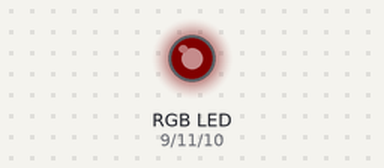
Recording of a sketch running on a simulated Arduino Uno, built with avr-gcc and run on an emulated ATmega328P. Parts: an RGB LED mixed from three pins (HIGH = lit). Dim RGB values are drawn brighter than linear; pins used as bus, display or sensor lines are not drawn.

Above: at 0.15 s.
At 3.75 s:
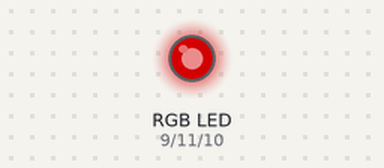
At 5.55 s:
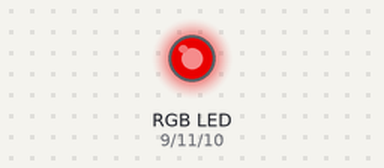
At 7.7 s:
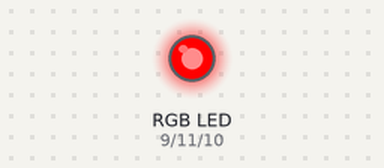
Timing chart, 0 to 9.2 s (numbered marks = the images above):
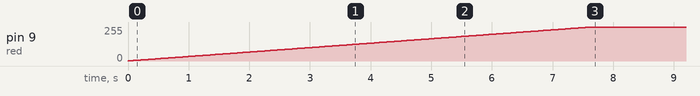

The sketch:

rose.ino
```cpp
int power = 8;
int red = 9;
int green = 11;
int blue = 10;
int redmax = 85;
int greenmax = 255;
int bluemax = 255;
int pattern[7][3] = {{100,0,0},
                       {100,100,0},
                       {0,100,0},
                       {0,100,100},
                       {0,0,100},
                       {100,0,100},
                       {100,100,100}};
boolean reddone = false;
boolean greendone = false;
boolean bluedone = false;
int stp = 0;
int redlev = 0;
int greenlev = 0;
int bluelev = 0;
int redstep = 0;
int greenstep = 0;
int bluestep = 0;

void setup()
{
  pinMode(power, OUTPUT);
  pinMode(red, OUTPUT);
  pinMode(green, OUTPUT);
  pinMode(blue, OUTPUT);
}

void loop()
{
  digitalWrite(power, HIGH);

  if (redlev < int(pattern[stp][0]*redmax)){
    redlev +=1;
  }
  else if (redlev > int(pattern[stp][0]*redmax)){
    redlev -=1;
  }
  else {
    reddone = true;
  }

  if (greenlev < int(pattern[stp][1]*greenmax)){
    greenlev +=1;
  }
  else if (greenlev > int(pattern[stp][1]*greenmax)){
    greenlev -=1;
  }
  else {
    greendone = true;
  }

  if (bluelev < int(pattern[stp][2]*bluemax)){
    bluelev +=1;
  }
  else if (bluelev > int(pattern[stp][2]*bluemax)){
    bluelev -=1;
  }
  else {
    bluedone = true;
  }

  analogWrite(red, redlev);
  analogWrite(green, greenlev);
  analogWrite(blue, bluelev);

  delay(30);

  if (reddone && greendone && bluedone){
    stp += 1;
    if(stp == 7){
      stp = 0;
    }
    reddone = false;
    greendone = false;
    bluedone = false;
  }
}
```

Measured:
- by itself, pin 9 (red): moves from 0/255 to 255/255 over 7.6 s
